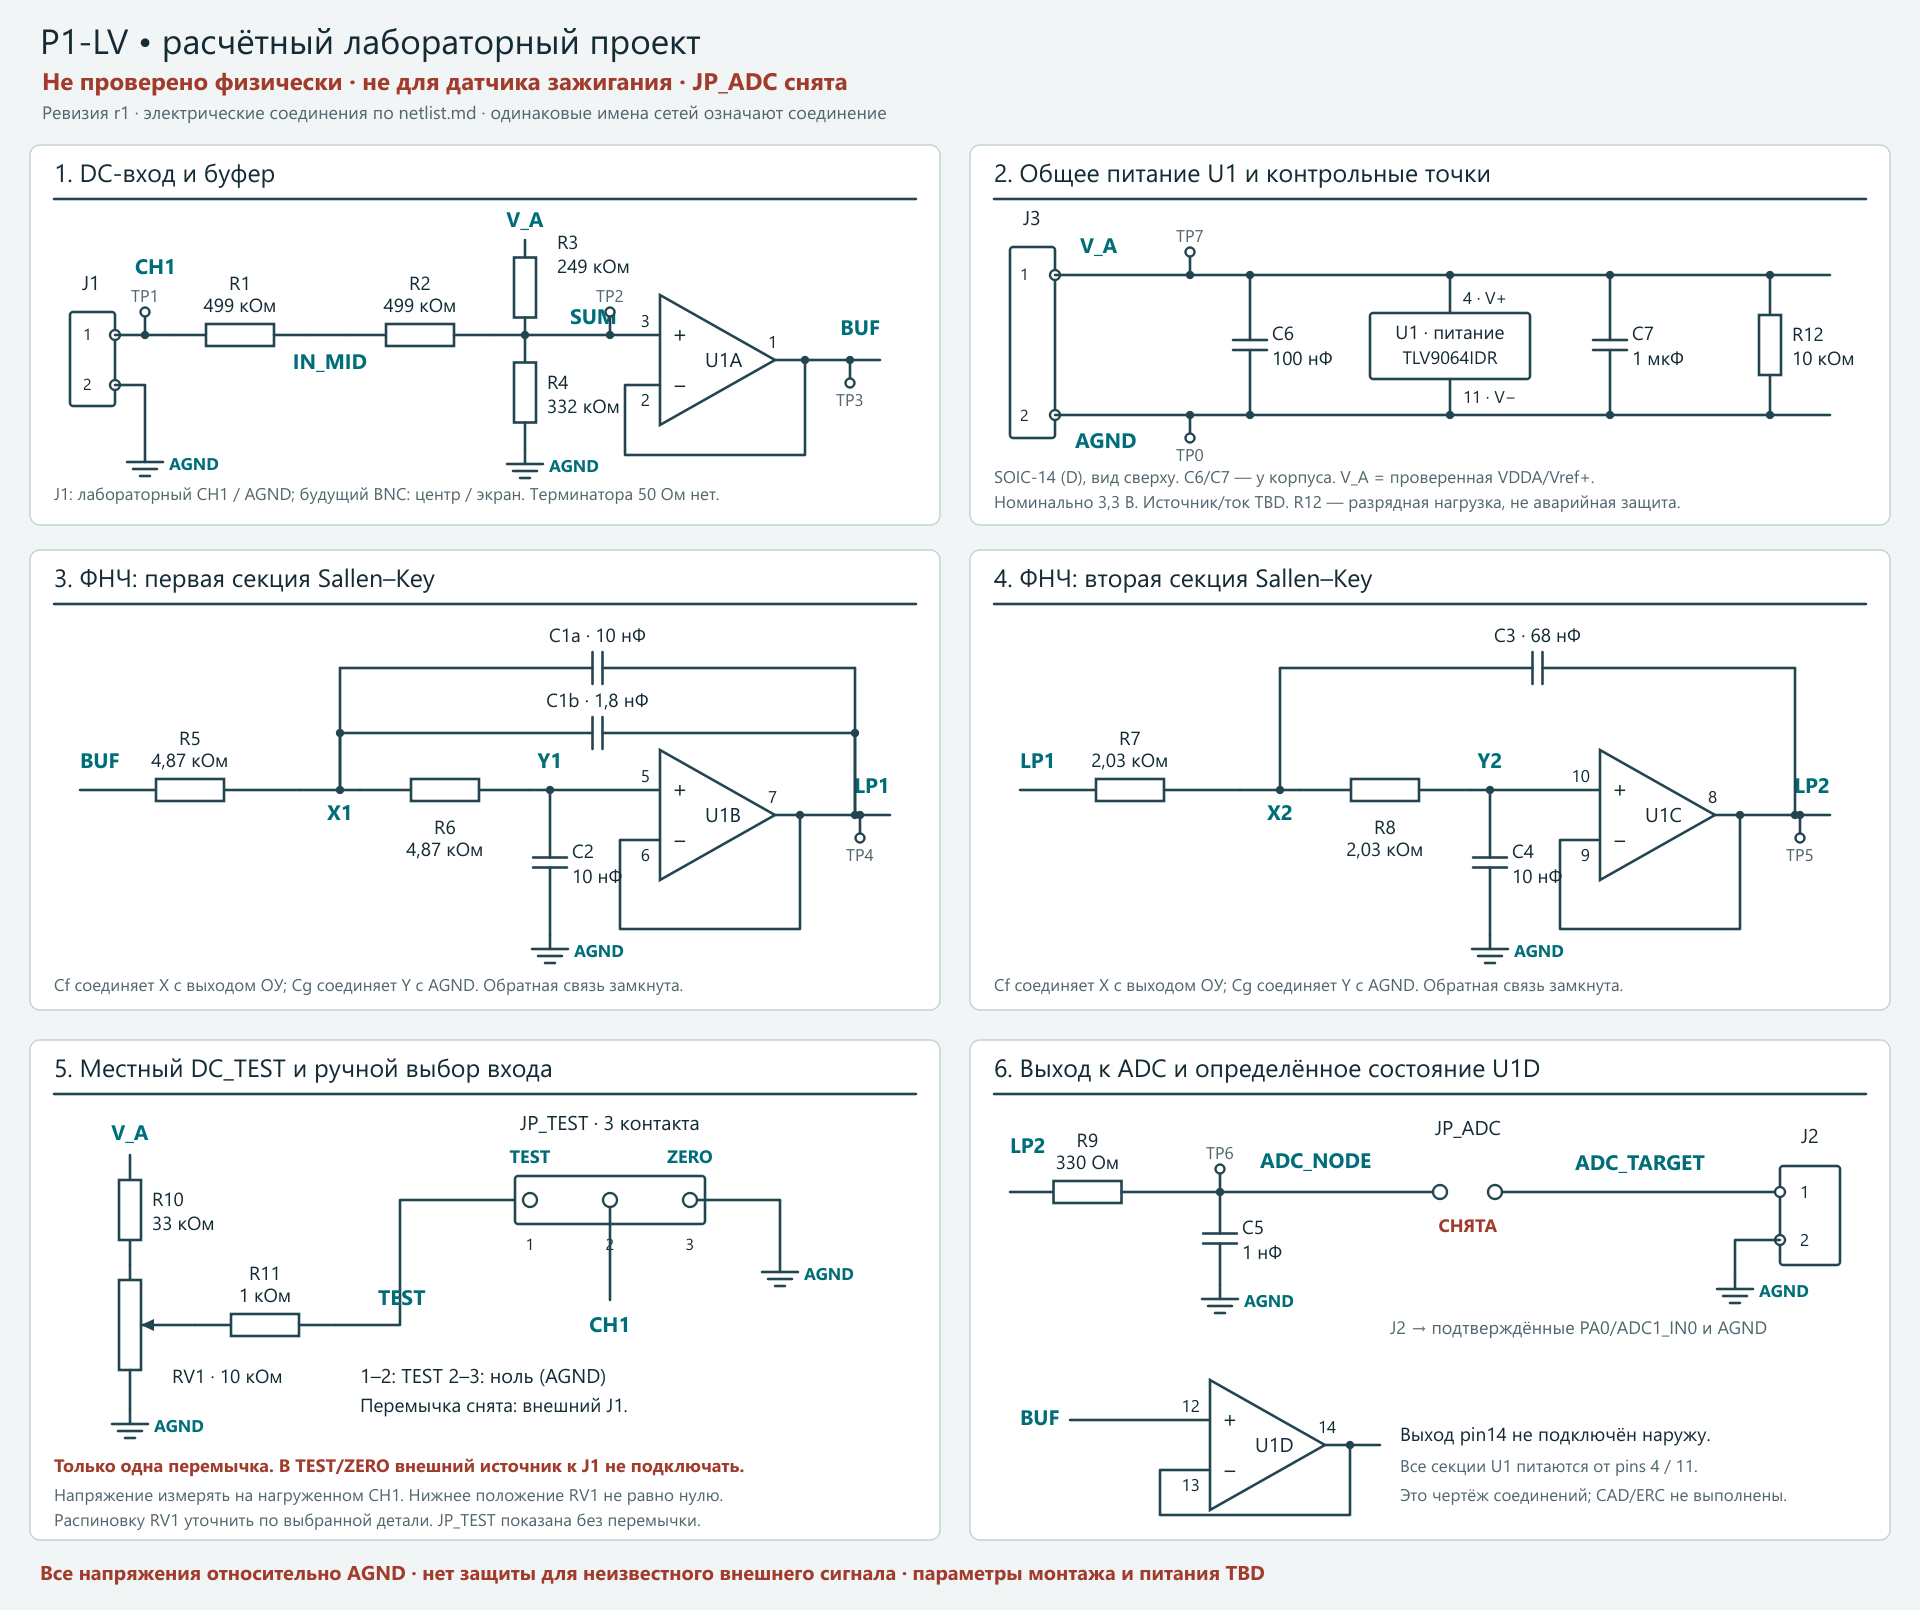

This chart was generated by the following Python code:
"""Generate the P1-LV electrical drawing as SVG using only the standard library.

The named nets and SOIC-14 pin numbers follow netlist.md. This is a readable
engineering drawing, not an ERC-checked CAD model or a physical validation.
"""

import argparse
from html import escape
import os
from pathlib import Path


arguments = argparse.ArgumentParser(description=__doc__)
arguments.add_argument(
    "--png",
    action="store_true",
    help="Also render schematic.png using installed PySide6 (offscreen).",
)
options = arguments.parse_args()

WIDTH, HEIGHT = 1920, 1610
parts = [
    f'<svg xmlns="http://www.w3.org/2000/svg" width="{WIDTH}" height="{HEIGHT}" '
    f'viewBox="0 0 {WIDTH} {HEIGHT}">',
    '<style>text{font-family:"Segoe UI",Arial,sans-serif;fill:#142b35}'
    '.wire{fill:none;stroke:#234551;stroke-width:2.6;stroke-linecap:round;'
    'stroke-linejoin:round}.part{fill:#fff;stroke:#234551;stroke-width:2.6}'
    '.net{fill:#006e79;font-weight:600}.small{fill:#52666e}'
    '.warning{fill:#a13c2d;font-weight:600}</style>',
    '<rect width="1920" height="1610" fill="#f2f5f5"/>',
]


def text(x, y, label, size=20, cls="", anchor="start"):
    parts.append(
        f'<text x="{x}" y="{y}" font-size="{size}" class="{cls}" '
        f'text-anchor="{anchor}">{escape(label)}</text>'
    )


def path(coords, cls="wire"):
    data = " ".join(
        ("M" if index == 0 else "L") + f"{x},{y}"
        for index, (x, y) in enumerate(coords)
    )
    parts.append(f'<path d="{data}" class="{cls}"/>')


def dot(x, y):
    parts.append(f'<circle cx="{x}" cy="{y}" r="4.2" fill="#234551"/>')


def ring(x, y, radius=5):
    parts.append(
        f'<circle cx="{x}" cy="{y}" r="{radius}" fill="#fff" '
        'stroke="#234551" stroke-width="2.4"/>'
    )


def panel(x, y, w, h, title):
    parts.append(
        f'<rect x="{x}" y="{y}" width="{w}" height="{h}" rx="10" '
        'fill="#fff" stroke="#c3d2d6" stroke-width="1.5"/>'
    )
    text(x + 24, y + 37, title, 25)
    path([(x + 24, y + 54), (x + w - 24, y + 54)])


def net(x, y, name, anchor="start"):
    text(x, y, name, 21, "net", anchor)


def ground(x, y):
    path([(x, y - 14), (x, y)])
    for offset, half in ((0, 18), (7, 12), (14, 5)):
        path([(x - half, y + offset), (x + half, y + offset)])
    text(x + 24, y + 8, "AGND", 17, "net")


def resistor_h(x1, x2, y, ref, value, below=False):
    center = (x1 + x2) / 2
    path([(x1, y), (center - 34, y)])
    parts.append(
        f'<rect x="{center-34}" y="{y-11}" width="68" height="22" class="part"/>'
    )
    path([(center + 34, y), (x2, y)])
    text(center, y + 44 if below else y - 45, ref, 19, anchor="middle")
    text(center, y + 66 if below else y - 23, value, 19, anchor="middle")


def resistor_v(x, y1, y2, ref, value, label_dx=22, label_dy=0):
    center = (y1 + y2) / 2
    path([(x, y1), (x, center - 30)])
    parts.append(
        f'<rect x="{x-11}" y="{center-30}" width="22" height="60" class="part"/>'
    )
    path([(x, center + 30), (x, y2)])
    text(x + label_dx, center - 4 + label_dy, ref, 19)
    text(x + label_dx, center + 20 + label_dy, value, 19)


def cap_h(x1, x2, y, ref, value):
    center = (x1 + x2) / 2
    path([(x1, y), (center - 5, y)])
    path([(center + 5, y), (x2, y)])
    path([(center - 5, y - 16), (center - 5, y + 16)])
    path([(center + 5, y - 16), (center + 5, y + 16)])
    text(center, y - 26, f"{ref} · {value}", 19, anchor="middle")


def cap_v(x, y1, y2, ref, value, label_dx=22):
    center = (y1 + y2) / 2
    path([(x, y1), (x, center - 5)])
    path([(x, center + 5), (x, y2)])
    path([(x - 17, center - 5), (x + 17, center - 5)])
    path([(x - 17, center + 5), (x + 17, center + 5)])
    text(x + label_dx, center - 5, ref, 19)
    text(x + label_dx, center + 20, value, 19)


def opamp(x, y, ref, plus_pin, minus_pin, out_pin):
    # Inputs are at (x, y±25), output at (x+115, y).
    parts.append(
        f'<path d="M{x},{y-65} L{x},{y+65} L{x+115},{y} Z" class="part"/>'
    )
    text(x + 12, y - 18, "+", 23)
    text(x + 12, y + 33, "−", 23)
    text(x + 45, y + 7, ref, 20)
    text(x - 10, y - 33, str(plus_pin), 17, anchor="end")
    text(x - 10, y + 46, str(minus_pin), 17, anchor="end")
    text(x + 108, y - 12, str(out_pin), 17)


def tp(x, y, name, above=True):
    dot(x, y)
    end = y - 23 if above else y + 23
    path([(x, y), (x, end)])
    ring(x, end, 4.5)
    text(x, end - 10 if above else end + 23, name, 17, "small", "middle")


text(40, 54, "P1-LV • расчётный лабораторный проект", 35)
text(42, 90, "Не проверено физически · не для датчика зажигания · JP_ADC снята", 24, "warning")
text(42, 119, "Ревизия r1 · электрические соединения по netlist.md · одинаковые имена сетей означают соединение", 18, "small")

# Input divider and buffer.
panel(30, 145, 910, 380, "1. DC-вход и буфер")
parts.append('<rect x="70" y="312" width="45" height="94" rx="3" class="part"/>')
text(91, 290, "J1", 20, anchor="middle")
text(83, 340, "1", 16)
text(83, 390, "2", 16)
ring(115, 335)
ring(115, 385)
path([(115, 335), (170, 335)])
resistor_h(170, 310, 335, "R1", "499 кОм")
path([(310, 335), (350, 335)])
net(330, 369, "IN_MID", "middle")
resistor_h(350, 490, 335, "R2", "499 кОм")
path([(490, 335), (660, 335)])
tp(145, 335, "TP1")
net(135, 274, "CH1")
path([(115, 385), (145, 385), (145, 448)])
ground(145, 462)
net(525, 227, "V_A", "middle")
resistor_v(525, 240, 335, "R3", "249 кОм", label_dx=32, label_dy=-35)
dot(525, 335)
resistor_v(525, 335, 450, "R4", "332 кОм")
ground(525, 464)
net(570, 324, "SUM")
tp(610, 335, "TP2")
opamp(660, 360, "U1A", 3, 2, 1)
path([(775, 360), (880, 360)])
net(880, 335, "BUF", "end")
tp(850, 360, "TP3", above=False)
path([(805, 360), (805, 455), (625, 455), (625, 385), (660, 385)])
dot(805, 360)
text(54, 500, "J1: лабораторный CH1 / AGND; будущий BNC: центр / экран. Терминатора 50 Ом нет.", 17, "small")

# Power drawing. All four amplifiers are physically the same SOIC-14.
panel(970, 145, 920, 380, "2. Общее питание U1 и контрольные точки")
parts.append('<rect x="1010" y="247" width="45" height="191" rx="3" class="part"/>')
text(1032, 225, "J3", 20, anchor="middle")
text(1020, 280, "1", 16)
text(1020, 421, "2", 16)
ring(1055, 275)
ring(1055, 415)
path([(1055, 275), (1830, 275)])
path([(1055, 415), (1830, 415)])
net(1080, 253, "V_A")
net(1075, 448, "AGND")
tp(1190, 275, "TP7")
tp(1190, 415, "TP0", above=False)
cap_v(1250, 275, 415, "C6", "100 нФ")
cap_v(1610, 275, 415, "C7", "1 мкФ")
resistor_v(1770, 275, 415, "R12", "10 кОм", label_dx=22)
for px in (1250, 1450, 1610, 1770):
    dot(px, 275)
    dot(px, 415)
parts.append('<rect x="1370" y="313" width="160" height="66" rx="3" class="part"/>')
text(1450, 339, "U1 · питание", 19, anchor="middle")
text(1450, 364, "TLV9064IDR", 18, anchor="middle")
path([(1450, 275), (1450, 313)])
path([(1450, 379), (1450, 415)])
text(1463, 304, "4 · V+", 17)
text(1463, 403, "11 · V−", 17)
text(994, 483, "SOIC-14 (D), вид сверху. C6/C7 — у корпуса. V_A = проверенная VDDA/Vref+.", 17, "small")
text(994, 508, "Номинально 3,3 В. Источник/ток TBD. R12 — разрядная нагрузка, не аварийная защита.", 17, "small")


def filter_panel(origin_x, title, input_net, output_net, refs, value, cf):
    panel(origin_x, 550, 910 if origin_x == 30 else 920, 460, title)
    x0 = origin_x + 50
    y = 790
    net(x0, y - 22, input_net)
    resistor_h(x0, origin_x + 270, y, refs[0], value)
    path([(origin_x + 270, y), (origin_x + 330, y)])
    resistor_h(origin_x + 330, origin_x + 500, y, refs[1], value, below=True)
    path([(origin_x + 500, y), (origin_x + 630, y)])
    xnode, ynode = origin_x + 310, origin_x + 520
    dot(xnode, y)
    dot(ynode, y)
    net(xnode, y + 30, refs[2], "middle")
    net(ynode, y - 22, refs[3], "middle")
    opamp(origin_x + 630, y + 25, refs[4], refs[5], refs[6], refs[7])
    outx = origin_x + 825
    path([(origin_x + 745, y + 25), (outx + 35, y + 25)])
    net(outx + 35, y + 3, output_net, "end")
    tp(outx + 5, y + 25, refs[8], above=False)
    feedback_x = origin_x + 770
    path([(feedback_x, y + 25), (feedback_x, 929), (origin_x + 590, 929),
          (origin_x + 590, y + 50), (origin_x + 630, y + 50)])
    dot(feedback_x, y + 25)
    for idx, (name, capacitance) in enumerate(cf):
        cy = 668 + idx * 65
        path([(xnode, y), (xnode, cy)])
        cap_h(xnode, outx, cy, name, capacitance)
        path([(outx, cy), (outx, y + 25)])
    dot(outx, y + 25)
    if len(cf) > 1:
        dot(xnode, 733)
        dot(outx, 733)
    cap_v(ynode, y, 935, refs[9], "10 нФ")
    ground(ynode, 949)
    text(origin_x + 24, 991, "Cf соединяет X с выходом ОУ; Cg соединяет Y с AGND. Обратная связь замкнута.", 17, "small")


filter_panel(30, "3. ФНЧ: первая секция Sallen–Key", "BUF", "LP1",
             ("R5", "R6", "X1", "Y1", "U1B", 5, 6, 7, "TP4", "C2"),
             "4,87 кОм", (("C1a", "10 нФ"), ("C1b", "1,8 нФ")))
filter_panel(970, "4. ФНЧ: вторая секция Sallen–Key", "LP1", "LP2",
             ("R7", "R8", "X2", "Y2", "U1C", 10, 9, 8, "TP5", "C4"),
             "2,03 кОм", (("C3", "68 нФ"),))

# Local bounded DC test source and manual selection.
panel(30, 1040, 910, 500, "5. Местный DC_TEST и ручной выбор входа")
net(130, 1140, "V_A", "middle")
resistor_v(130, 1155, 1265, "R10", "33 кОм")
path([(130, 1265), (130, 1280)])
parts.append('<rect x="119" y="1280" width="22" height="90" class="part"/>')
text(172, 1383, "RV1 · 10 кОм", 19)
path([(130, 1370), (130, 1410)])
ground(130, 1424)
path([(141, 1325), (195, 1325)])
# Wiper arrow points into the potentiometer; no ambiguity with a separate tap.
parts.append('<path d="M141,1325 L154,1319 L154,1331 Z" fill="#234551"/>')
resistor_h(195, 335, 1325, "R11", "1 кОм")
path([(335, 1325), (400, 1325), (400, 1200), (530, 1200)])
net(378, 1305, "TEST")
text(610, 1130, "JP_TEST · 3 контакта", 20, anchor="middle")
parts.append('<rect x="515" y="1176" width="190" height="48" rx="3" class="part"/>')
for px, pnum in ((530, 1), (610, 2), (690, 3)):
    ring(px, 1200, 7)
    text(px, 1250, str(pnum), 16, anchor="middle")
text(530, 1163, "TEST", 18, "net", "middle")
text(690, 1163, "ZERO", 18, "net", "middle")
path([(610, 1207), (610, 1300)])
net(610, 1332, "CH1", "middle")
path([(697, 1200), (780, 1200), (780, 1258)])
ground(780, 1272)
text(360, 1383, "1–2: TEST    2–3: ноль (AGND)", 20)
text(360, 1412, "Перемычка снята: внешний J1.", 19)
text(54, 1472, "Только одна перемычка. В TEST/ZERO внешний источник к J1 не подключать.", 18, "warning")
text(54, 1501, "Напряжение измерять на нагруженном CH1. Нижнее положение RV1 не равно нулю.", 17, "small")
text(54, 1526, "Распиновку RV1 уточнить по выбранной детали. JP_TEST показана без перемычки.", 17, "small")

# ADC connection is deliberately open. Unused amplifier is closed loop.
panel(970, 1040, 920, 500, "6. Выход к ADC и определённое состояние U1D")
net(1010, 1153, "LP2")
resistor_h(1010, 1165, 1192, "R9", "330 Ом")
path([(1165, 1192), (1440, 1192)])
tp(1220, 1192, "TP6")
net(1260, 1168, "ADC_NODE")
cap_v(1220, 1192, 1285, "C5", "1 нФ")
ground(1220, 1299)
text(1468, 1135, "JP_ADC", 20, anchor="middle")
ring(1440, 1192, 7)
ring(1495, 1192, 7)
path([(1502, 1192), (1780, 1192)])
text(1468, 1232, "СНЯТА", 18, "warning", "middle")
net(1640, 1170, "ADC_TARGET", "middle")
parts.append('<rect x="1780" y="1166" width="60" height="99" rx="3" class="part"/>')
text(1810, 1143, "J2", 20, anchor="middle")
text(1800, 1198, "1", 17)
text(1800, 1246, "2", 17)
ring(1780, 1192)
ring(1780, 1240)
path([(1780, 1240), (1735, 1240), (1735, 1275)])
ground(1735, 1289)
text(1390, 1334, "J2 → подтверждённые PA0/ADC1_IN0 и AGND", 18, "small")

net(1020, 1425, "BUF")
path([(1070, 1420), (1210, 1420)])
opamp(1210, 1445, "U1D", 12, 13, 14)
path([(1325, 1445), (1380, 1445)])
path([(1350, 1445), (1350, 1515), (1160, 1515), (1160, 1470), (1210, 1470)])
dot(1350, 1445)
text(1400, 1441, "Выход pin14 не подключён наружу.", 19)
text(1400, 1472, "Все секции U1 питаются от pins 4 / 11.", 17, "small")
text(1400, 1501, "Это чертёж соединений; CAD/ERC не выполнены.", 17, "small")

text(40, 1580, "Все напряжения относительно AGND · нет защиты для неизвестного внешнего сигнала · параметры монтажа и питания TBD", 20, "warning")
parts.append("</svg>")
target = Path(__file__).with_name("schematic.svg")
target.write_text("\n".join(parts) + "\n", encoding="utf-8")
print(target)

if options.png:
    # No desktop window or device connection is created by this renderer.
    os.environ["QT_QPA_PLATFORM"] = "offscreen"
    from PySide6.QtCore import Qt
    from PySide6.QtGui import QFontDatabase, QGuiApplication, QImage, QPainter
    from PySide6.QtSvg import QSvgRenderer

    application = QGuiApplication([])
    # Qt's Windows offscreen plugin may start without a system font database.
    # Register the existing local fonts; do not copy or redistribute font files.
    if os.name == "nt":
        font_directory = Path(os.environ.get("WINDIR", "C:/Windows")) / "Fonts"
        for font_name in ("segoeui.ttf", "segoeuib.ttf"):
            font_file = font_directory / font_name
            if not font_file.is_file() or QFontDatabase.addApplicationFont(str(font_file)) < 0:
                raise RuntimeError(f"Required Windows font could not be loaded: {font_file}")
    renderer = QSvgRenderer(str(target))
    if not renderer.isValid():
        raise RuntimeError("QtSvg could not load the generated SVG.")
    output_image = QImage(renderer.defaultSize(), QImage.Format.Format_ARGB32)
    output_image.fill(Qt.GlobalColor.white)
    painter = QPainter(output_image)
    renderer.render(painter)
    painter.end()
    output_path = target.with_suffix(".png")
    if not output_image.save(str(output_path)):
        raise RuntimeError(f"Could not save PNG: {output_path}")
    print(output_path)
